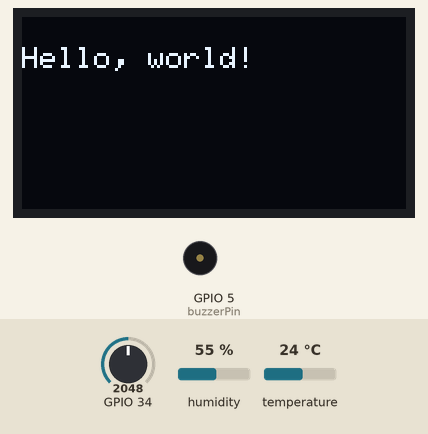
The sketch below on a simulated ESP32. Shown: 128×64 one-colour display, buzzer (waves = sounding, pin HIGH). Inputs (shaded band) come from the test bench; at power-on: GPIO 34 = 2048, humidity 55 %, temperature 24 °C. WiFi joins after 1.5 s; servers stay silent unless stated; no MQTT or app messages arrive unless stated; what the sketch prints to the serial monitor is not drawn.

Above: at 3.1 s.
At 3.6 s:
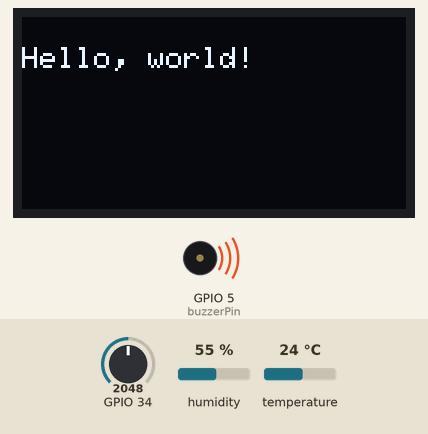

The sketch:

3.ino
```cpp
// include wire library
#include <WiFi.h>
#include <Adafruit_Sensor.h>
#include <PubSubClient.h>
#include <DHT.h>
// #include "ptches.h"
// WIfi Secour client
#include <WiFiClientSecure.h>

#include <Wire.h>
#include <Adafruit_GFX.h>
#include <Adafruit_SSD1306.h>

#define SCREEN_WIDTH 128 // OLED display width, in pixels
#define SCREEN_HEIGHT 64 // OLED display height, in pixels

#define OLED_RESET -1 // Reset pin # (or -1 if sharing Arduino reset pin)
Adafruit_SSD1306 display(SCREEN_WIDTH, SCREEN_HEIGHT, &Wire, OLED_RESET);

#define DHTPIN 4
#define DHTTYPE DHT11

const char *ssid = "THETA";
const char *password = "11223344";

const char *mqtt_server = "0894e758ae594242b41480fb24e2f7de.s1.eu.hivemq.cloud";
const int mqtt_port = 8883;
unsigned long lastMsg = 0;
const char *mqtt_user = "cyberai";
const char *mqtt_password = "Min2kota";

float h;
float t;

const int buzzerPin = 5;

DHT dht(DHTPIN, DHTTYPE);

WiFiClientSecure espClient;
PubSubClient client(espClient);

// HiveMQ Cloud Let's Encrypt CA certificate
static const char *root_ca PROGMEM = R"EOF(
-----BEGIN CERTIFICATE-----
MIIFazCCA1OgAwIBAgIRAIIQz7DSQONZRGPgu2OCiwAwDQYJKoZIhvcNAQELBQAw
TzELMAkGA1UEBhMCVVMxKTAnBgNVBAoTIEludGVybmV0IFNlY3VyaXR5IFJlc2Vh
cmNoIEdyb3VwMRUwEwYDVQQDEwxJU1JHIFJvb3QgWDEwHhcNMTUwNjA0MTEwNDM4
WhcNMzUwNjA0MTEwNDM4WjBPMQswCQYDVQQGEwJVUzEpMCcGA1UEChMgSW50ZXJu
ZXQgU2VjdXJpdHkgUmVzZWFyY2ggR3JvdXAxFTATBgNVBAMTDElTUkcgUm9vdCBY
MTCCAiIwDQYJKoZIhvcNAQEBBQADggIPADCCAgoCggIBAK3oJHP0FDfzm54rVygc
h77ct984kIxuPOZXoHj3dcKi/vVqbvYATyjb3miGbESTtrFj/RQSa78f0uoxmyF+
0TM8ukj13Xnfs7j/EvEhmkvBioZxaUpmZmyPfjxwv60pIgbz5MDmgK7iS4+3mX6U
A5/TR5d8mUgjU+g4rk8Kb4Mu0UlXjIB0ttov0DiNewNwIRt18jA8+o+u3dpjq+sW
T8KOEUt+zwvo/7V3LvSye0rgTBIlDHCNAymg4VMk7BPZ7hm/ELNKjD+Jo2FR3qyH
B5T0Y3HsLuJvW5iB4YlcNHlsdu87kGJ55tukmi8mxdAQ4Q7e2RCOFvu396j3x+UC
B5iPNgiV5+I3lg02dZ77DnKxHZu8A/lJBdiB3QW0KtZB6awBdpUKD9jf1b0SHzUv
KBds0pjBqAlkd25HN7rOrFleaJ1/ctaJxQZBKT5ZPt0m9STJEadao0xAH0ahmbWn
OlFuhjuefXKnEgV4We0+UXgVCwOPjdAvBbI+e0ocS3MFEvzG6uBQE3xDk3SzynTn
jh8BCNAw1FtxNrQHusEwMFxIt4I7mKZ9YIqioymCzLq9gwQbooMDQaHWBfEbwrbw
qHyGO0aoSCqI3Haadr8faqU9GY/rOPNk3sgrDQoo//fb4hVC1CLQJ13hef4Y53CI
rU7m2Ys6xt0nUW7/vGT1M0NPAgMBAAGjQjBAMA4GA1UdDwEB/wQEAwIBBjAPBgNV
HRMBAf8EBTADAQH/MB0GA1UdDgQWBBR5tFnme7bl5AFzgAiIyBpY9umbbjANBgkq
hkiG9w0BAQsFAAOCAgEAVR9YqbyyqFDQDLHYGmkgJykIrGF1XIpu+ILlaS/V9lZL
ubhzEFnTIZd+50xx+7LSYK05qAvqFyFWhfFQDlnrzuBZ6brJFe+GnY+EgPbk6ZGQ
3BebYhtF8GaV0nxvwuo77x/Py9auJ/GpsMiu/X1+mvoiBOv/2X/qkSsisRcOj/KK
NFtY2PwByVS5uCbMiogziUwthDyC3+6WVwW6LLv3xLfHTjuCvjHIInNzktHCgKQ5
ORAzI4JMPJ+GslWYHb4phowim57iaztXOoJwTdwJx4nLCgdNbOhdjsnvzqvHu7Ur
TkXWStAmzOVyyghqpZXjFaH3pO3JLF+l+/+sKAIuvtd7u+Nxe5AW0wdeRlN8NwdC
jNPElpzVmbUq4JUagEiuTDkHzsxHpFKVK7q4+63SM1N95R1NbdWhscdCb+ZAJzVc
oyi3B43njTOQ5yOf+1CceWxG1bQVs5ZufpsMljq4Ui0/1lvh+wjChP4kqKOJ2qxq
4RgqsahDYVvTH9w7jXbyLeiNdd8XM2w9U/t7y0Ff/9yi0GE44Za4rF2LN9d11TPA
mRGunUHBcnWEvgJBQl9nJEiU0Zsnvgc/ubhPgXRR4Xq37Z0j4r7g1SgEEzwxA57d
emyPxgcYxn/eR44/KJ4EBs+lVDR3veyJm+kXQ99b21/+jh5Xos1AnX5iItreGCc=
-----END CERTIFICATE-----
)EOF";

void setup()
{
  Serial.begin(115200);
  delay(1000);
  WiFi.begin(ssid, password);

  //  OLED
  if (!display.begin(SSD1306_SWITCHCAPVCC, 0x3C))
  { // Address 0x3D for 128x64
    Serial.println(F("SSD1306 allocation failed"));
    for (;;)
      ;
  }
  delay(2000);
  display.clearDisplay();

  display.setTextSize(1);
  display.setTextColor(WHITE);
  display.setCursor(0, 10);
  // Display static text
  display.println("Hello, world!");
  display.display();

  // small tone for startup sound
  pinMode(buzzerPin, OUTPUT);
  digitalWrite(buzzerPin, HIGH);

  digitalWrite(buzzerPin, LOW);
  delay(500);
  digitalWrite(buzzerPin, HIGH);

  while (WiFi.status() != WL_CONNECTED)
  {
    delay(1000);
    Serial.println("Connecting to WiFi..");
  }

  Serial.println("Connected to the WiFi network");
  Serial.println(WiFi.localIP());

  dht.begin();

  // cert
  espClient.setCACert(root_ca);

  // connect to mqtt server
  client.setServer(mqtt_server, mqtt_port);

  // connect to mqtt server
  while (!client.connected())
  {
    Serial.println("Connecting to MQTT...");

    if (client.connect("cyberai", mqtt_user, mqtt_password))
    {
      Serial.println("connected");

      client.publish("esp32/sensor", "hello world");
      client.subscribe("esp32/sensor");
    }
    else
    {
      Serial.print("failed with state ");
      Serial.print(client.state());
      delay(2000);
    }
  }
}

void reconnect()
{
  // set buzzer to low
  while (!client.connected())
  {
    Serial.println("Connecting to MQTT...");

    if (client.connect("cyberai", mqtt_user, mqtt_password))
    {
      Serial.println("connected");

      client.publish("esp32/sensor", "hello world");
      client.subscribe("esp32/sensor");
    }
    else
    {
      Serial.print("failed with state ");
      Serial.print(client.state());
      delay(2000);
    }
  }
}

void loop()
{
  if (!client.connected())
  {
    reconnect();
  }
  unsigned long now = millis();

  if (now - lastMsg > 1000)
  {
    lastMsg = now;

    h = dht.readHumidity();
    t = dht.readTemperature();
    // analog read mq135
    int sensorValueMQ = analogRead(34);

    Serial.print("Humidity: ");
    Serial.print(h);
    Serial.print("%  Temperature: ");
    Serial.print(t);
    Serial.print(" C ");

    Serial.print(F("MQ135: "));
    Serial.println(sensorValueMQ);

    // publish to mqtt to one topic only , and value is json
    char msg[100];
    snprintf(msg, 75, "{\"temperature\": %f, \"humidity\": %f, \"mq135\": %d}", t, h, sensorValueMQ);
    client.publish("esp32/sensor", msg);

    if (t > 35.00)
    {
      digitalWrite(buzzerPin, LOW);
    }
    else
    {
      digitalWrite(buzzerPin, HIGH);
    }

    client.loop();
  }

  if (now % 10000 == 0)
  {
    h = dht.readHumidity();
    t = dht.readTemperature();
    int sensorValueMQ = analogRead(34);
    char msg[100];
    snprintf(msg, 75, "{\"temperature\": %f, \"humidity\": %f, \"mq135\": %d}", t, h, sensorValueMQ);
    client.publish("esp32/sensor/train", msg);
  }
}

// reconnect to mqtt server
```
